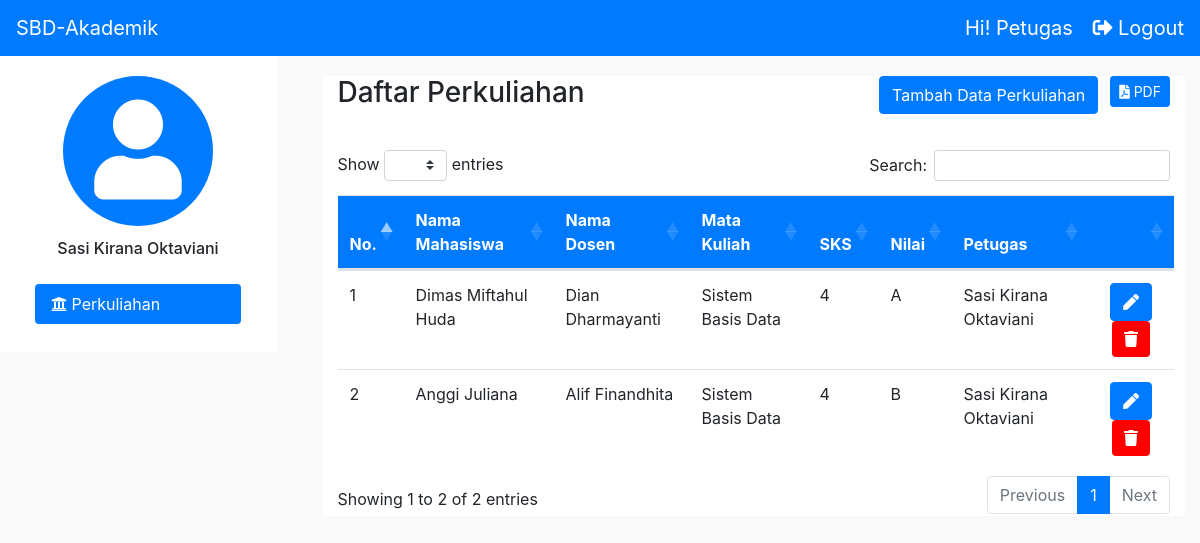
Screenshot of /view/perkuliahan.php (signed in) with the database file from the repository.
### tables this page shows
CREATE TABLE `perkuliahan` (
  `NIM` char(8) NOT NULL,
  `KodeMK` varchar(6) NOT NULL,
  `NIP` char(12) DEFAULT NULL,
  `Nilai` char(1) NOT NULL,
  `id_user` varchar(10) DEFAULT NULL
);

CREATE TABLE `mahasiswa` (
  `NIM` char(8) NOT NULL,
  `NamaMahasiswa` varchar(30) NOT NULL,
  `TanggalLahir` date NOT NULL,
  `Alamat` varchar(255) NOT NULL,
  `JenisKelamin` enum('Laki-laki','Perempuan') NOT NULL
);

CREATE TABLE `dosen` (
  `NIP` char(12) NOT NULL,
  `NamaDosen` varchar(30) NOT NULL
);

CREATE TABLE `matakuliah` (
  `KodeMK` varchar(6) NOT NULL,
  `NamaMK` varchar(50) NOT NULL,
  `SKS` int(2) NOT NULL
);

CREATE TABLE `user` (
  `id_user` varchar(10) NOT NULL,
  `username` varchar(15) NOT NULL,
  `password` varchar(32) NOT NULL,
  `nama` varchar(30) NOT NULL,
  `role` enum('Admin','Petugas','','') NOT NULL
);

### view/perkuliahan.php (the view, shortened to what this page needs)
<!doctype html>
<html lang="en">
<head>
  <link rel="stylesheet" href="../Asset/css/base.css">
  <link rel="stylesheet" href="../Asset/css/mobile.css">
  <link rel="stylesheet" type="text/css" href="https://cdn.datatables.net/1.10.21/css/dataTables.bootstrap4.min.css" />
  <link rel="stylesheet" type="text/css" href="../Asset/SweetAlert/sweetalert2.min.css">
  <link rel="stylesheet" href="../Asset/css/bootstrap.min.css">
  <link rel="stylesheet" href="https://use.fontawesome.com/releases/v5.3.1/css/all.css">
</head>
<body style="background:#f9f9f9;">
  <nav class="navbar navbar-expand-lg navbar-dark bg-primary">
    <a class="navbar-brand" href="#">SBD-Akademik</a>
    <div class="collapse navbar-collapse" id="navbarSupportedContent">
      <form class="form-inline my-2 my-lg-0">
        <div> Hi! <?php echo $_SESSION['role'] ?> </div>
        <div class="logout"><a href="../auth/logout.php"><i class="fas fa-sign-out-alt"></i> Logout</a></div>
      </form>
    </div>
  </nav>
  <header>
    <div class="row">
      <div class="col-3">
        <div class="nav flex-column nav-pills" id="v-pills-tab" role="tablist" aria-orientation="vertical">
          <div class="profile-user">
            <div class="image-user">
              <i class="fas fa-user"></i>
            </div>
            <p> <?php echo $_SESSION['nama'] ?></p>
          </div>
          <a class="nav-link sidebar active" href="perkuliahan.php" role="tab" aria-selected="false" id="link-perkuliahan"><i class="fas fa-university"></i> Perkuliahan</a>
        </div>
      </div>
      <div class="col-9">
        <div class="tab-content" id="v-pills-tabContent">
          <div class="tab-pane fade show active" id="v-pills-home" role="tabpanel" aria-labelledby="v-pills-home-tab">
            <div class="container">
              <section class="data-table">
                <div class="container">
                  <div class="row">
                    <div class="col-4">
                      <h3 class="title-table"> Daftar Perkuliahan </h3>
                    </div>
                    <div class="col-5"></div>
                    <div class="col-2">
                      <button class="btn btn-primary btn-tambah" data-toggle="modal" data-target="#Tambah" aria-hidden="true" type="button"> Tambah Data Perkuliahan</button>
                    </div>
                    <div class="col-1 list-button">
                      <button class="btn btn-primary btn-sm" style=" float: right;" onclick="ToPDF()"><i class="fa fa-file-pdf"></i> PDF</button>
                    </div>
                  </div>
                  <table class="table" id="tabel-data">
                    <thead class="" style="background:#007BFF;color:#fff;">
                      <tr>
                        <th scope="col">No.</th>
                        <th scope="col">Nama Mahasiswa</th>
                        <th scope="col">Nama Dosen</th>
                        <th scope="col">Mata Kuliah</th>
                        <th scope="col">SKS</th>
                        <th scope="col">Nilai</th>
                        <th scope="col">Petugas</th>
                        <th scope="col">
                        </th>
                      </tr>
                    </thead>
                    <tbody>
                      <?php
                      include '../auth/koneksi.php';
                      $perkuliahan = mysqli_query($koneksi, "SELECT mahasiswa.NamaMahasiswa, dosen.NamaDosen, matakuliah.NamaMK, matakuliah.SKS, perkuliahan.NIM, perkuliahan.NIP, perkuliahan.KodeMK, perkuliahan.Nilai, user.nama
                      FROM perkuliahan
                      INNER JOIN mahasiswa ON perkuliahan.NIM = mahasiswa.NIM
                      INNER JOIN dosen ON perkuliahan.NIP = dosen.NIP
                      INNER JOIN matakuliah ON perkuliahan.KodeMK = matakuliah.KodeMK
                      INNER JOIN user ON perkuliahan.id_user = user.id_user");
                      $i = 1;
                      while ($row = mysqli_fetch_array($perkuliahan)) {
                        echo "<tr class='item" . $row['NIM'] . "" . $row['KodeMK'] . "'>
                          <td>" . $i . "</td>
                          <td hidden>" . $row['NIM'] . "</td>
                          <td>" . $row['NamaMahasiswa'] . "</td>
                          <td hidden>" . $row['NIP'] . "</td>
                          <td>" . $row['NamaDosen'] . "</td>
                          <td hidden>" . $row['KodeMK'] . "</td>
                          <td>" . $row['NamaMK'] . "</td>
                          <td>" . $row['SKS'] . "</td>
                          <td>" . $row['Nilai'] . "</td>
                          <td>" . $row['nama'] . "</td>
                          <td>
                            <center>
                                <button class='btn btn-primary btn_edit'data-toggle='modal' data-id=" . $row['NIM'] . " data-idnd=" . $row['KodeMK'] . " data-target='#edit'aria-hidden='true' type='button'><i class='fas fa-pen'></i> </button>
                                <button class='btn btn-primary btn_delete' style='background:red;border:none;' data-id=" . $row['NIM'] . " data-idnd=" . $row['KodeMK'] . "> <i class='fas fa-trash'></i> </button>
                            </center>
                          </td>
                        </tr>";
                        $i++;
                      }
                      ?>
                    </tbody>
                  </table>
                </div>
              </section>
            </div>
          </div>
        </div>
      </div>
    </div>
  </header>
</body>
</html>

### Asset/css/base.css (style rules this page uses)
body, html { overflow-x: hidden; }
.container { max-width: 1140px !important; }
header { margin-top: 20px; }
.nav { background: #fff; margin-top: -20px !important; padding: 20px; margin-right: 0px !important; }
.sidebar.nav-link { margin: 8px 35px !important; }
.sidebar { margin: auto; width: 80%; }
.data-table { padding-top: 0px; background: #fff; }
.btn-tambah { float: right; }
.title-table { margin-bottom: 40px; }
.navbar .form-inline { color: #fff; font-size: 20px; }
.image-user { text-align: center; font-size: 100px; background: #007bff; width: 150px; height: 150px; margin: auto; border-radius: 100px; color: #fff; }
.profile-user p { text-align: center !important; padding-top: 10px; font-weight: 480; }
.logout { margin-left: 20px; }
.logout a { color: #fff; }

### rows the page displays
perkuliahan: NIM.NamaMahasiswa "Dimas Miftahul Huda", NIP.NamaDosen "Dian Dharmayanti", KodeMK.NamaMK "Sistem Basis Data", KodeMK.SKS "4", Nilai "A", id_user.nama "Sasi Kirana Oktaviani"
perkuliahan: NIM.NamaMahasiswa "Anggi Juliana", NIP.NamaDosen "Alif Finandhita", KodeMK.NamaMK "Sistem Basis Data", KodeMK.SKS "4", Nilai "B", id_user.nama "Sasi Kirana Oktaviani"

### other values shown
$_SESSION['role'] "Petugas"
$_SESSION['nama'] "Sasi Kirana Oktaviani"
